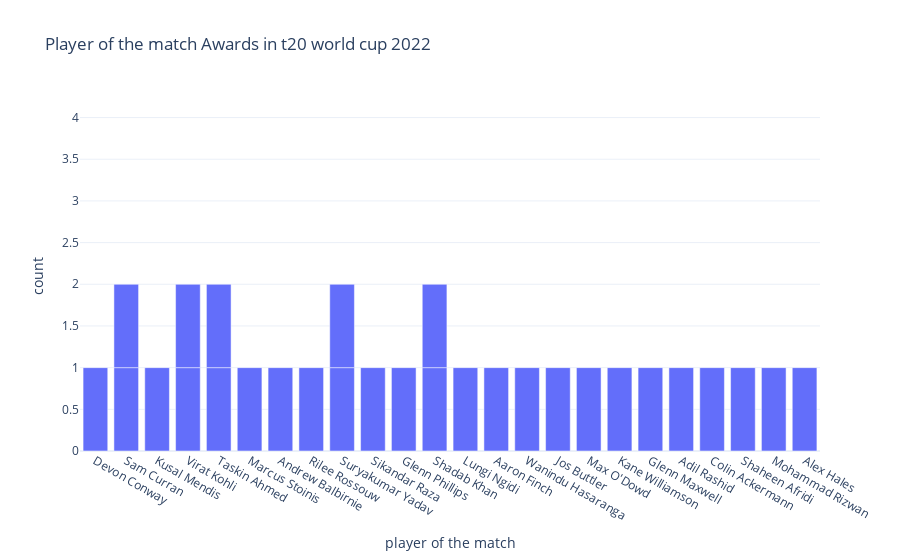

Notebook source saved alongside this figure:
### Markdown cell above
So, Virat Kohli scored the highest in 3 matches. Undoubtedly, he was the best batsman in the t20 world cup 2022.

### Code cell
#Now let’s have a look at the number of player of the match awards in the world cup:
fig=px.bar(df,x=df['player of the match'],

          title='Player of the match Awards in t20 world cup 2022')
fig.show()

### Figure 1 — Plotly figure (JSON) as saved in the notebook; plotly's stock layout.template omitted (floating-point values rounded to 4 significant figures)
{"data": [{"alignmentgroup": "True", "hovertemplate": "player of the match=%{x}<br>count=%{y}<extra></extra>", "legendgroup": "", "marker": {"color": "#636efa", "pattern": {"shape": ""}}, "name": "", "offsetgroup": "", "orientation": "v", "showlegend": false, "textposition": "auto", "type": "bar", "x": ["Devon Conway", "Sam Curran", "Kusal Mendis", "Virat Kohli", "Taskin Ahmed", null, "Marcus Stoinis", "Andrew Balbirnie", null, "Rilee Rossouw", "Suryakumar Yadav", "Sikandar Raza", null, null, "Glenn Phillips", "Taskin Ahmed", "Shadab Khan", "Lungi Ngidi", "Aaron Finch", "Wanindu Hasaranga", "Jos Buttler", "Max O'Dowd", "Virat Kohli", "Shadab Khan", "Kane Williamson", "Glenn Maxwell", "Adil Rashid", "Colin Ackermann", "Shaheen Afridi", "Suryakumar Yadav", "Mohammad Rizwan", "Alex Hales", "Sam Curran"], "xaxis": "x", "y": [1, 1, 1, 1, 1, 1, 1, 1, 1, 1, 1, 1, 1, 1, 1, 1, 1, 1, 1, 1, 1, 1, 1, 1, 1, 1, 1, 1, 1, 1, 1, 1, 1], "yaxis": "y"}], "layout": {"barmode": "relative", "legend": {"tracegroupgap": 0}, "title": {"text": "Player of the match Awards in t20 world cup 2022"}, "xaxis": {"anchor": "y", "domain": [0, 1], "title": {"text": "player of the match"}}, "yaxis": {"anchor": "x", "domain": [0, 1], "title": {"text": "count"}}}}
